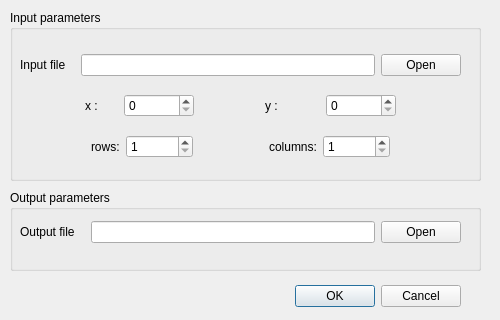
<?xml version="1.0" encoding="UTF-8"?>
<ui version="4.0">
 <class>Dialog_image_clip</class>
 <widget class="QDialog" name="Dialog_image_clip">
  <property name="geometry">
   <rect>
    <x>0</x>
    <y>0</y>
    <width>500</width>
    <height>320</height>
   </rect>
  </property>
  <property name="windowTitle">
   <string>Dialog</string>
  </property>
  <widget class="QDialogButtonBox" name="buttonBox">
   <property name="geometry">
    <rect>
     <x>120</x>
     <y>280</y>
     <width>341</width>
     <height>32</height>
    </rect>
   </property>
   <property name="orientation">
    <enum>Qt::Horizontal</enum>
   </property>
   <property name="standardButtons">
    <set>QDialogButtonBox::Cancel|QDialogButtonBox::Ok</set>
   </property>
  </widget>
  <widget class="QGroupBox" name="groupBox_2">
   <property name="geometry">
    <rect>
     <x>10</x>
     <y>190</y>
     <width>471</width>
     <height>81</height>
    </rect>
   </property>
   <property name="title">
    <string>Output parameters</string>
   </property>
   <widget class="QWidget" name="layoutWidget">
    <property name="geometry">
     <rect>
      <x>10</x>
      <y>30</y>
      <width>441</width>
      <height>24</height>
     </rect>
    </property>
    <layout class="QGridLayout" name="gridLayout">
     <item row="0" column="0">
      <widget class="QLabel" name="label_2">
       <property name="minimumSize">
        <size>
         <width>65</width>
         <height>22</height>
        </size>
       </property>
       <property name="text">
        <string>Output file</string>
       </property>
      </widget>
     </item>
     <item row="0" column="1">
      <widget class="QLineEdit" name="lineEdit_output">
       <property name="minimumSize">
        <size>
         <width>201</width>
         <height>22</height>
        </size>
       </property>
      </widget>
     </item>
     <item row="0" column="2">
      <widget class="QPushButton" name="pushButton_output">
       <property name="minimumSize">
        <size>
         <width>0</width>
         <height>22</height>
        </size>
       </property>
       <property name="text">
        <string>Open</string>
       </property>
      </widget>
     </item>
    </layout>
   </widget>
  </widget>
  <widget class="QGroupBox" name="groupBox">
   <property name="geometry">
    <rect>
     <x>10</x>
     <y>10</y>
     <width>471</width>
     <height>171</height>
    </rect>
   </property>
   <property name="title">
    <string>Input parameters</string>
   </property>
   <widget class="QWidget" name="layoutWidget">
    <property name="geometry">
     <rect>
      <x>10</x>
      <y>32</y>
      <width>441</width>
      <height>131</height>
     </rect>
    </property>
    <layout class="QVBoxLayout" name="verticalLayout">
     <item>
      <layout class="QHBoxLayout" name="horizontalLayout_4">
       <item>
        <widget class="QLabel" name="label">
         <property name="minimumSize">
          <size>
           <width>55</width>
           <height>0</height>
          </size>
         </property>
         <property name="text">
          <string>Input file</string>
         </property>
        </widget>
       </item>
       <item>
        <widget class="QLineEdit" name="lineEdit_input">
         <property name="minimumSize">
          <size>
           <width>201</width>
           <height>0</height>
          </size>
         </property>
        </widget>
       </item>
       <item>
        <widget class="QPushButton" name="pushButton_input">
         <property name="text">
          <string>Open</string>
         </property>
        </widget>
       </item>
      </layout>
     </item>
     <item>
      <layout class="QHBoxLayout" name="horizontalLayout_3">
       <item>
        <spacer name="horizontalSpacer_4">
         <property name="orientation">
          <enum>Qt::Horizontal</enum>
         </property>
         <property name="sizeHint" stdset="0">
          <size>
           <width>40</width>
           <height>20</height>
          </size>
         </property>
        </spacer>
       </item>
       <item>
        <widget class="QLabel" name="label_3">
         <property name="minimumSize">
          <size>
           <width>33</width>
           <height>0</height>
          </size>
         </property>
         <property name="text">
          <string>x :</string>
         </property>
        </widget>
       </item>
       <item>
        <widget class="QSpinBox" name="spinBox_x">
         <property name="minimumSize">
          <size>
           <width>70</width>
           <height>0</height>
          </size>
         </property>
         <property name="maximumSize">
          <size>
           <width>70</width>
           <height>16777215</height>
          </size>
         </property>
         <property name="maximum">
          <number>1000000</number>
         </property>
        </widget>
       </item>
       <item>
        <spacer name="horizontalSpacer_5">
         <property name="orientation">
          <enum>Qt::Horizontal</enum>
         </property>
         <property name="sizeHint" stdset="0">
          <size>
           <width>40</width>
           <height>20</height>
          </size>
         </property>
        </spacer>
       </item>
       <item>
        <widget class="QLabel" name="label_4">
         <property name="minimumSize">
          <size>
           <width>55</width>
           <height>0</height>
          </size>
         </property>
         <property name="text">
          <string>y :</string>
         </property>
        </widget>
       </item>
       <item>
        <widget class="QSpinBox" name="spinBox_y">
         <property name="minimumSize">
          <size>
           <width>70</width>
           <height>0</height>
          </size>
         </property>
         <property name="maximum">
          <number>10000000</number>
         </property>
        </widget>
       </item>
       <item>
        <spacer name="horizontalSpacer_6">
         <property name="orientation">
          <enum>Qt::Horizontal</enum>
         </property>
         <property name="sizeHint" stdset="0">
          <size>
           <width>40</width>
           <height>20</height>
          </size>
         </property>
        </spacer>
       </item>
      </layout>
     </item>
     <item>
      <layout class="QHBoxLayout" name="horizontalLayout">
       <item>
        <spacer name="horizontalSpacer_2">
         <property name="orientation">
          <enum>Qt::Horizontal</enum>
         </property>
         <property name="sizeHint" stdset="0">
          <size>
           <width>40</width>
           <height>20</height>
          </size>
         </property>
        </spacer>
       </item>
       <item>
        <widget class="QLabel" name="label_5">
         <property name="text">
          <string>rows:</string>
         </property>
        </widget>
       </item>
       <item>
        <widget class="QSpinBox" name="spinBox_row">
         <property name="maximumSize">
          <size>
           <width>70</width>
           <height>16777215</height>
          </size>
         </property>
         <property name="minimum">
          <number>1</number>
         </property>
         <property name="maximum">
          <number>1000000000</number>
         </property>
         <property name="singleStep">
          <number>10</number>
         </property>
        </widget>
       </item>
       <item>
        <spacer name="horizontalSpacer">
         <property name="orientation">
          <enum>Qt::Horizontal</enum>
         </property>
         <property name="sizeHint" stdset="0">
          <size>
           <width>40</width>
           <height>20</height>
          </size>
         </property>
        </spacer>
       </item>
       <item>
        <widget class="QLabel" name="label_6">
         <property name="text">
          <string>columns:</string>
         </property>
        </widget>
       </item>
       <item>
        <widget class="QSpinBox" name="spinBox_column">
         <property name="maximumSize">
          <size>
           <width>70</width>
           <height>16777215</height>
          </size>
         </property>
         <property name="minimum">
          <number>1</number>
         </property>
         <property name="maximum">
          <number>1000000000</number>
         </property>
         <property name="singleStep">
          <number>10</number>
         </property>
        </widget>
       </item>
       <item>
        <spacer name="horizontalSpacer_3">
         <property name="orientation">
          <enum>Qt::Horizontal</enum>
         </property>
         <property name="sizeHint" stdset="0">
          <size>
           <width>40</width>
           <height>20</height>
          </size>
         </property>
        </spacer>
       </item>
      </layout>
     </item>
    </layout>
   </widget>
  </widget>
  <zorder>groupBox_2</zorder>
  <zorder>buttonBox</zorder>
  <zorder>groupBox</zorder>
 </widget>
 <resources/>
 <connections>
  <connection>
   <sender>buttonBox</sender>
   <signal>accepted()</signal>
   <receiver>Dialog_image_clip</receiver>
   <slot>slot_ok()</slot>
   <hints>
    <hint type="sourcelabel">
     <x>248</x>
     <y>274</y>
    </hint>
    <hint type="destinationlabel">
     <x>157</x>
     <y>274</y>
    </hint>
   </hints>
  </connection>
  <connection>
   <sender>buttonBox</sender>
   <signal>rejected()</signal>
   <receiver>Dialog_image_clip</receiver>
   <slot>reject()</slot>
   <hints>
    <hint type="sourcelabel">
     <x>316</x>
     <y>260</y>
    </hint>
    <hint type="destinationlabel">
     <x>286</x>
     <y>274</y>
    </hint>
   </hints>
  </connection>
  <connection>
   <sender>pushButton_input</sender>
   <signal>clicked()</signal>
   <receiver>Dialog_image_clip</receiver>
   <slot>slot_input()</slot>
   <hints>
    <hint type="sourcelabel">
     <x>358</x>
     <y>61</y>
    </hint>
    <hint type="destinationlabel">
     <x>216</x>
     <y>150</y>
    </hint>
   </hints>
  </connection>
  <connection>
   <sender>pushButton_output</sender>
   <signal>clicked()</signal>
   <receiver>Dialog_image_clip</receiver>
   <slot>slot_output()</slot>
   <hints>
    <hint type="sourcelabel">
     <x>359</x>
     <y>231</y>
    </hint>
    <hint type="destinationlabel">
     <x>216</x>
     <y>150</y>
    </hint>
   </hints>
  </connection>
 </connections>
 <slots>
  <slot>slot_input()</slot>
  <slot>slot_output()</slot>
  <slot>slot_ok()</slot>
 </slots>
</ui>
